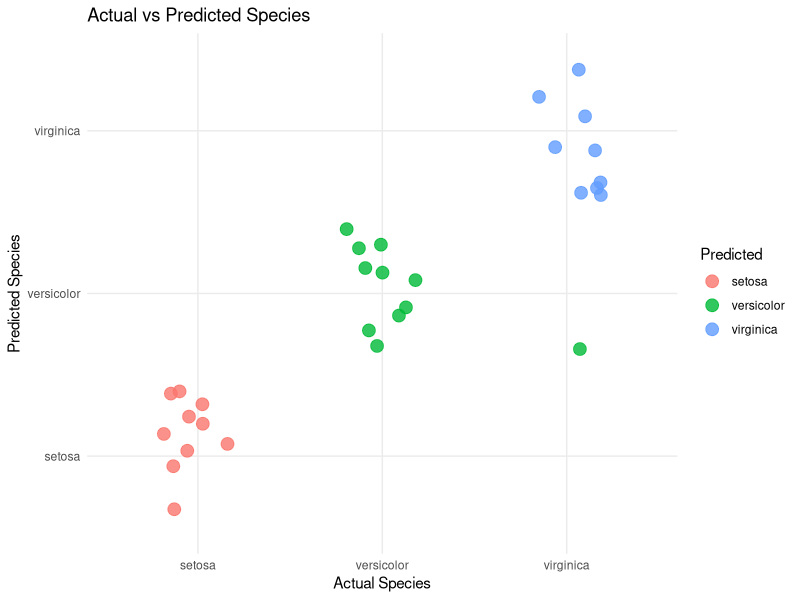

Recreate this plot in R.
# Ensure required packages are installed and loaded
packages <- c("caret", "dplyr", "tidyr", "rpart", "ggplot2")

# Loop through each package and install if not already installed
for (pkg in packages) {
    if (!require(pkg, character.only = TRUE, quietly = TRUE)) {
        install.packages(pkg, dependencies = TRUE)  # Install missing package
        library(pkg, character.only = TRUE)  # Load package after installation
    }
}

# Load the built-in iris dataset
data(iris)

# Convert the 'Species' column to a factor and remove any missing values
iris <- iris %>%
  mutate(Species = as.factor(Species)) %>%
  drop_na()

# Display the structure of the dataset (column types and sample data)
glimpse(iris)

# Set a random seed for reproducibility
set.seed(53)

# Create a training index: 80% of the data is used for training
trainIndex <- createDataPartition(iris$Species, p = 0.8, list = FALSE)

# Split the dataset into training (80%) and testing (20%) sets
trainData <- iris %>% slice(trainIndex)
testData <- iris %>% slice(-trainIndex)

# Train a decision tree model using cross-validation (10-fold)
model <- train(Species ~ .,  # Predict Species using all other features
               data = trainData,
               method = "rpart",  # Use the decision tree method
               trControl = trainControl(method = "cv", number = 10))  # 10-fold cross-validation

# Print the trained model details
print(model)

# Make predictions on the test set
predictions <- predict(model, testData)

# Compute the confusion matrix to evaluate the model performance
confMatrix <- confusionMatrix(predictions, testData$Species)
print(confMatrix)  # Display classification results

# Add predictions as a new column to the test dataset for visualization
testData <- testData %>%
  mutate(Predicted = as.factor(predictions))

# Create a scatter plot of actual vs. predicted species classifications
ggplot(testData, aes(x = Species, y = Predicted, color = Predicted)) +
  geom_jitter(width = 0.2, size = 4, alpha = 0.8) +  # Add slight jitter to separate overlapping points
  labs(title = "Actual vs Predicted Species",  # Set plot title
       x = "Actual Species",  # Label x-axis
       y = "Predicted Species",  # Label y-axis
       color = "Predicted") +  # Label legend
  theme_minimal()  # Use a clean, minimalistic theme

